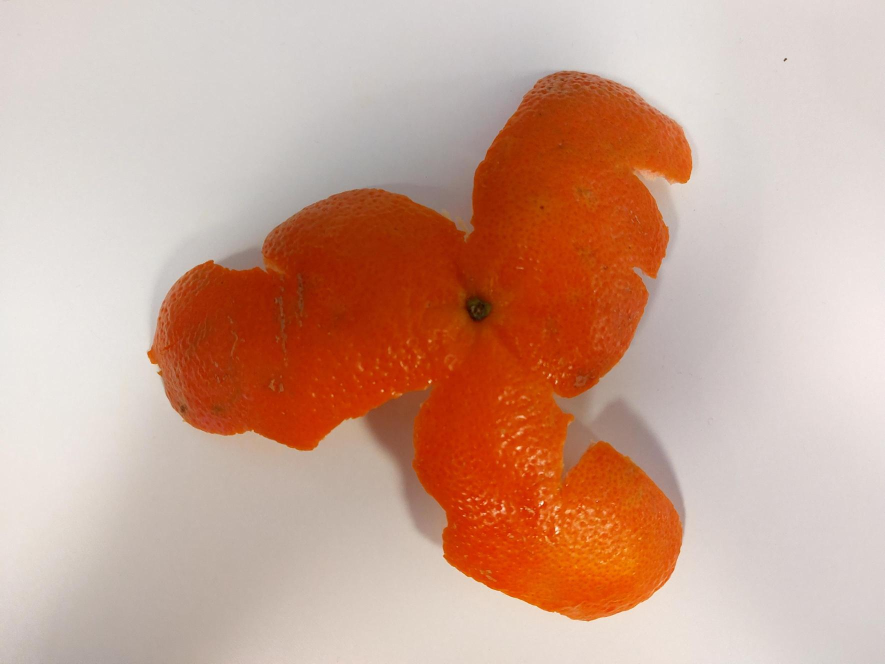
#> input picture Images/orange1.png, 1770 x 1328 px (shown at 1/2 size)
$ python main.py
#> lines starting #> are read from the running program, lines starting #| are printed output that depends on the picture; after the words box and inside, x2 and y2 are one past the last pixel; in counts of white or black regions, pixels touching at a corner belong together
import cv2
import numpy as np

#if there is a camera/webcam
#cap = cv2.VideoCapture(0)

image_name = input("Enter the file path of your image: ")
#> the answer given: Images/orange1.png

img = cv2.imread(image_name)
#> img is the input picture: shape (1328, 1770, 3); mean B, G, R 146.7, 164.2, 203.6
image = cv2.resize(img, (700, 600))
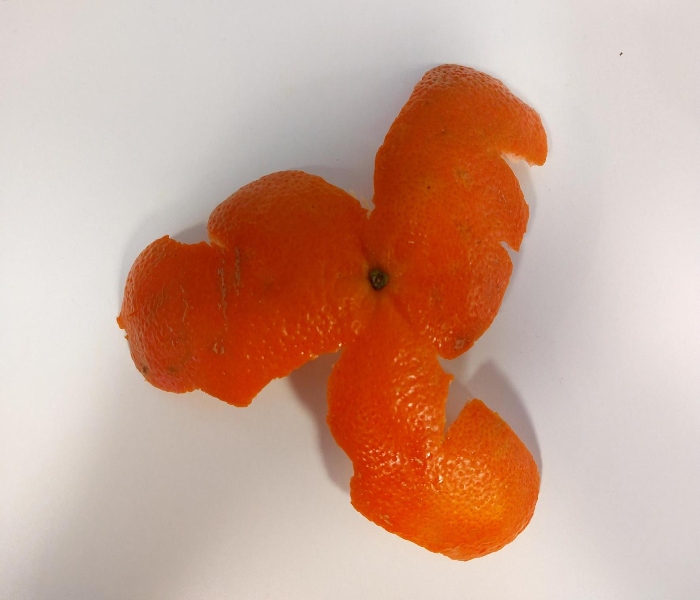
#> image: shape (600, 700, 3); mean B, G, R 146.6, 164.1, 203.5

hsv = cv2.cvtColor(image, cv2.COLOR_BGR2HSV)
#> hsv: shape (600, 700, 3); mean H, S, V 10.9, 78.6, 203.5
lower = np.array([(5, 50, 50)])
upper = np.array([15, 255, 255])

mask = cv2.inRange(hsv, lower, upper)
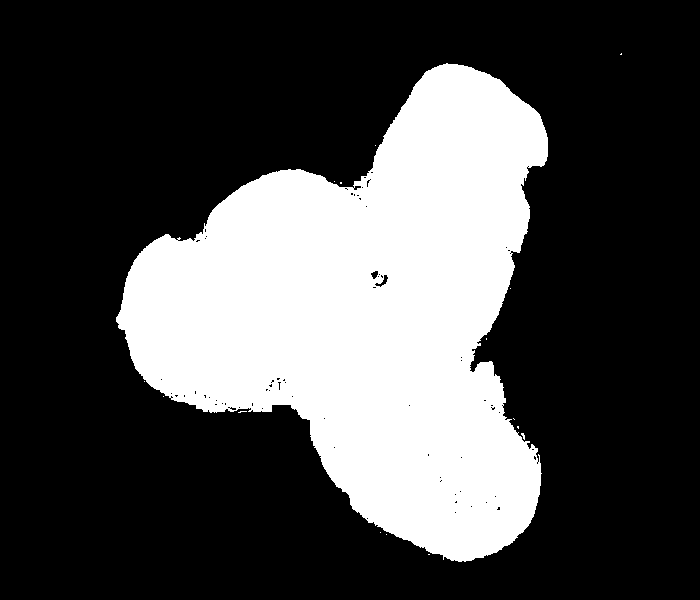
#> mask: shape (600, 700); 29.2% white; 16 white regions (15 under 20 px), largest, box (x1, y1, x2, y2) and area: (116, 63, 548, 562) 122420

cv2.imshow("Image", image)
cv2.imshow("Mask", mask)


cv2.waitKey(0)

$ run again, on Images/orange3.png
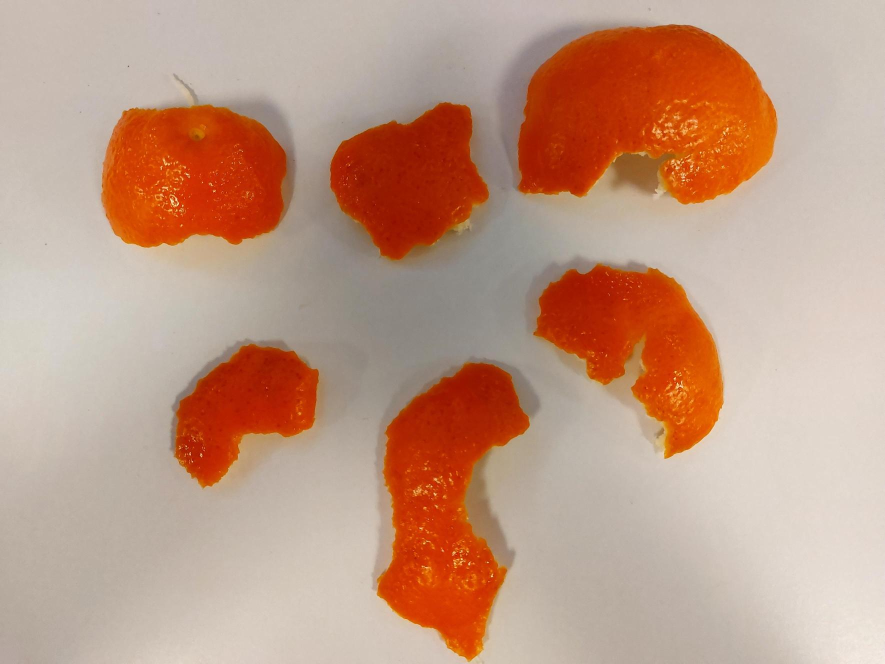
#> input picture Images/orange3.png, 1770 x 1328 px (shown at 1/2 size)
#> img is the input picture: shape (1328, 1770, 3); mean B, G, R 131.9, 152.5, 191.8
#> `image = cv2.resize(img, (700, 600))`:
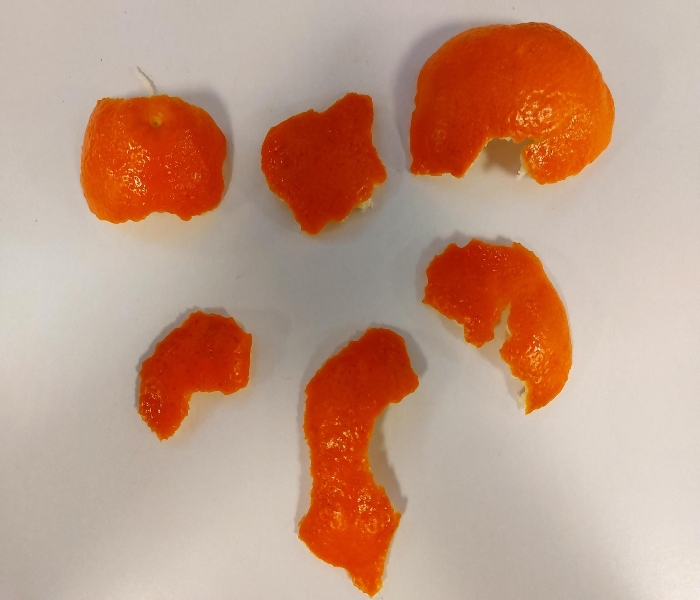
#> image: shape (600, 700, 3); mean B, G, R 131.9, 152.4, 191.7
#> hsv: shape (600, 700, 3); mean H, S, V 12.9, 81.4, 191.7
#> `mask = cv2.inRange(hsv, lower, upper)`:
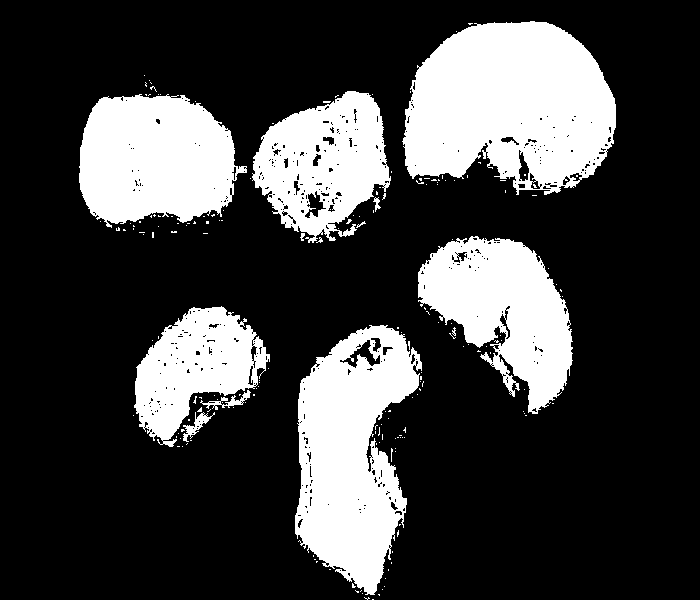
#> mask: shape (600, 700); 25.3% white; 187 white regions (175 under 20 px), largest, box (x1, y1, x2, y2) and area: (402, 21, 616, 195) 27706, (295, 325, 422, 595) 21468, (79, 94, 247, 228) 16974

$ run again, on Images/orange4.png
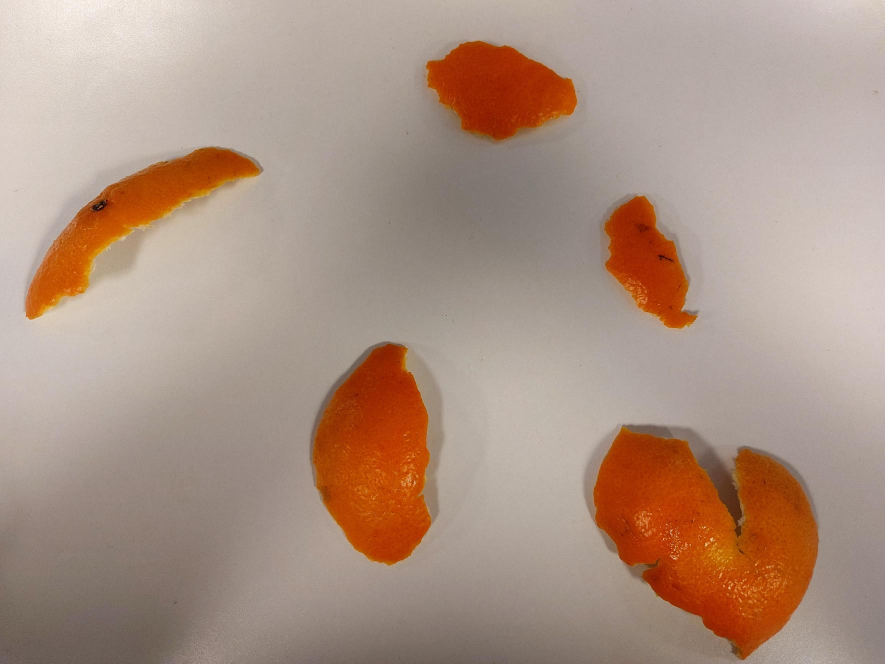
#> input picture Images/orange4.png, 1770 x 1328 px (shown at 1/2 size)
#> img is the input picture: shape (1328, 1770, 3); mean B, G, R 130.9, 146.2, 171.7
#> `image = cv2.resize(img, (700, 600))`:
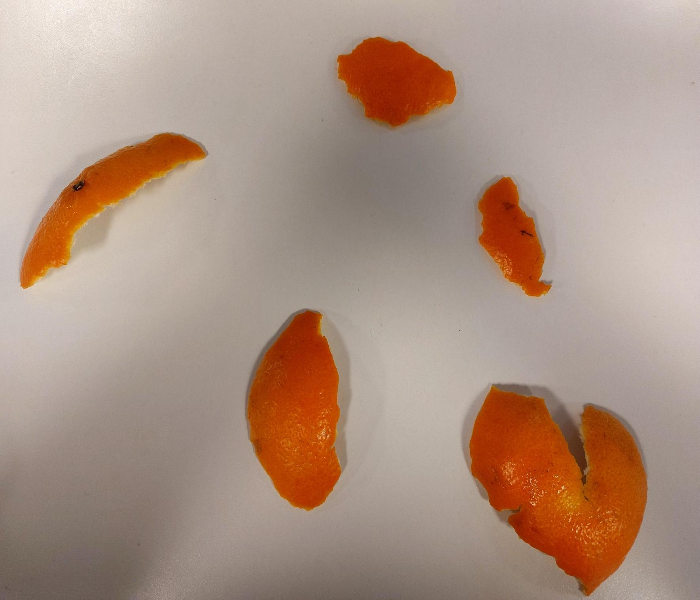
#> image: shape (600, 700, 3); mean B, G, R 130.8, 146, 171.5
#> hsv: shape (600, 700, 3); mean H, S, V 11.3, 62, 171.5
#> `mask = cv2.inRange(hsv, lower, upper)`:
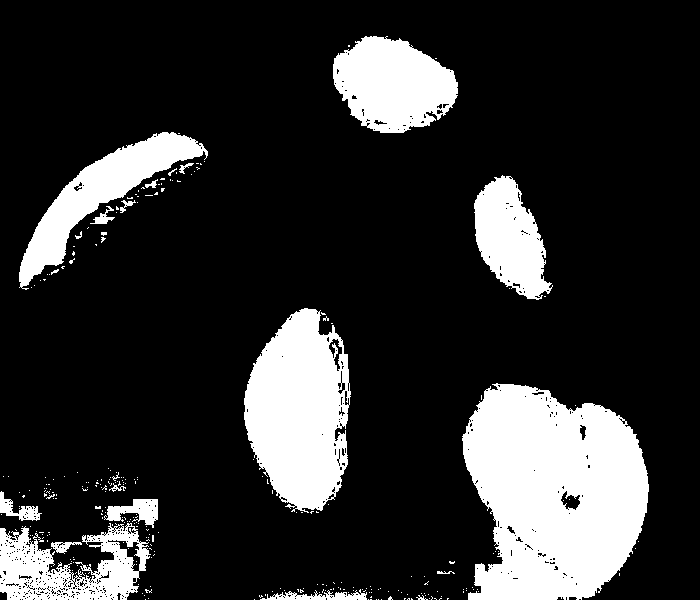
#> mask: shape (600, 700); 18.7% white; 286 white regions (265 under 20 px), largest, box (x1, y1, x2, y2) and area: (462, 383, 649, 600) 30572, (244, 308, 351, 513) 15549, (333, 36, 458, 133) 8629

$ run again, on Images/orange5.png
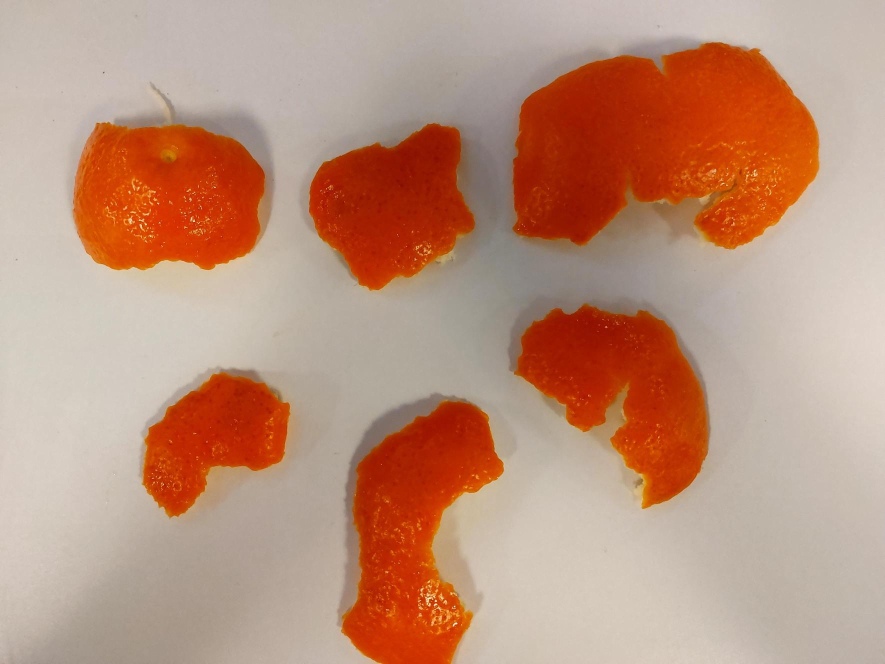
#> input picture Images/orange5.png, 1770 x 1328 px (shown at 1/2 size)
#> img is the input picture: shape (1328, 1770, 3); mean B, G, R 123.8, 145.1, 188.3
#> `image = cv2.resize(img, (700, 600))`:
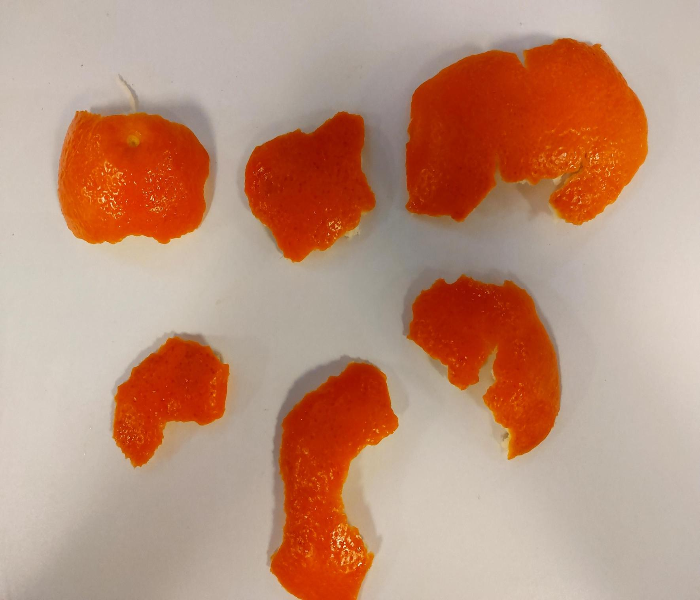
#> image: shape (600, 700, 3); mean B, G, R 123.7, 145, 188.2
#> hsv: shape (600, 700, 3); mean H, S, V 12.4, 89.5, 188.2
#> `mask = cv2.inRange(hsv, lower, upper)`:
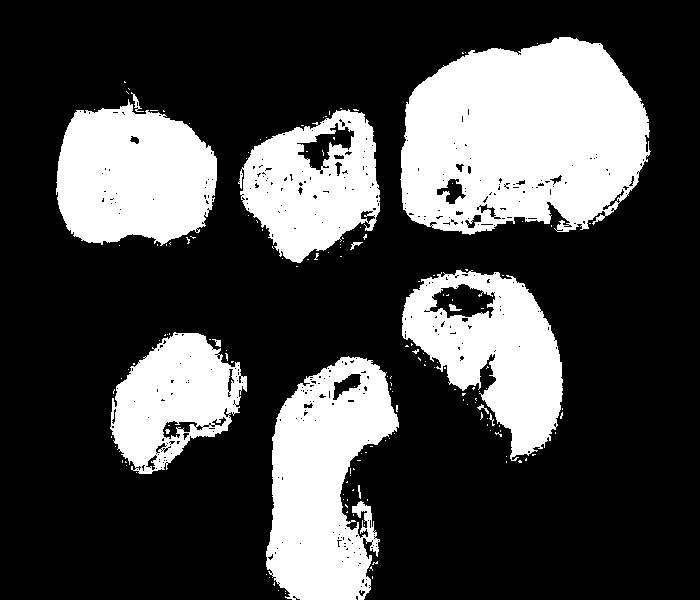
#> mask: shape (600, 700); 28.4% white; 162 white regions (149 under 20 px), largest, box (x1, y1, x2, y2) and area: (400, 37, 651, 235) 38041, (266, 356, 399, 600) 21049, (56, 99, 217, 246) 18072
